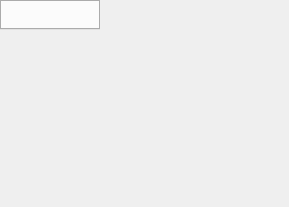
<?xml version="1.0" encoding="UTF-8"?>
<ui version="4.0">
 <class>MainWindow</class>
 <widget class="QMainWindow" name="MainWindow">
  <property name="windowModality">
   <enum>Qt::ApplicationModal</enum>
  </property>
  <property name="geometry">
   <rect>
    <x>0</x>
    <y>0</y>
    <width>289</width>
    <height>207</height>
   </rect>
  </property>
  <property name="sizePolicy">
   <sizepolicy hsizetype="Maximum" vsizetype="Maximum">
    <horstretch>0</horstretch>
    <verstretch>0</verstretch>
   </sizepolicy>
  </property>
  <property name="minimumSize">
   <size>
    <width>0</width>
    <height>0</height>
   </size>
  </property>
  <property name="font">
   <font>
    <family>华文楷体</family>
    <pointsize>12</pointsize>
    <weight>50</weight>
    <bold>false</bold>
   </font>
  </property>
  <property name="windowTitle">
   <string>三维重建</string>
  </property>
  <property name="windowIcon">
   <iconset>
    <normalon>:/new/file/camera1.png</normalon>
   </iconset>
  </property>
  <widget class="QTabWidget" name="centralWidget">
   <property name="sizePolicy">
    <sizepolicy hsizetype="Preferred" vsizetype="Preferred">
     <horstretch>0</horstretch>
     <verstretch>0</verstretch>
    </sizepolicy>
   </property>
  </widget>
  <action name="Managerview">
   <property name="icon">
    <iconset>
     <normaloff>:/new/file/set.png</normaloff>
     <normalon>set.png</normalon>:/new/file/set.png</iconset>
   </property>
   <property name="text">
    <string>设备视图</string>
   </property>
   <property name="toolTip">
    <string>设备视图</string>
   </property>
  </action>
  <action name="action_aboutProgram">
   <property name="icon">
    <iconset>
     <normaloff>:/new/file/set.png</normaloff>
     <normalon>:/new/prefix1/Resources/set.png</normalon>:/new/file/set.png</iconset>
   </property>
   <property name="text">
    <string>关于官网</string>
   </property>
  </action>
  <action name="Preview">
   <property name="icon">
    <iconset>
     <normaloff>:/new/file/display.png</normaloff>:/new/file/display.png</iconset>
   </property>
   <property name="text">
    <string>预览视图</string>
   </property>
   <property name="toolTip">
    <string>预览试图</string>
   </property>
  </action>
  <action name="Mapview">
   <property name="icon">
    <iconset>
     <normaloff>:/new/file/map.png</normaloff>:/new/file/map.png</iconset>
   </property>
   <property name="text">
    <string>地图视图</string>
   </property>
   <property name="toolTip">
    <string>地图视图</string>
   </property>
  </action>
  <action name="action_fourview">
   <property name="icon">
    <iconset>
     <normaloff>:/new/file/2x2.png</normaloff>:/new/file/2x2.png</iconset>
   </property>
   <property name="text">
    <string>四分屏</string>
   </property>
   <property name="toolTip">
    <string>四分屏</string>
   </property>
  </action>
  <action name="action_nineview">
   <property name="icon">
    <iconset>
     <normaloff>:/new/file/3x3.png</normaloff>:/new/file/3x3.png</iconset>
   </property>
   <property name="text">
    <string>九分屏</string>
   </property>
   <property name="toolTip">
    <string>九分屏</string>
   </property>
  </action>
  <action name="action_sixview">
   <property name="icon">
    <iconset>
     <normaloff>:/new/file/6.png</normaloff>:/new/file/6.png</iconset>
   </property>
   <property name="text">
    <string>六分屏</string>
   </property>
   <property name="toolTip">
    <string>六分屏</string>
   </property>
  </action>
  <action name="Systemview">
   <property name="icon">
    <iconset>
     <normaloff>:/new/file/computer.png</normaloff>:/new/file/computer.png</iconset>
   </property>
   <property name="text">
    <string>系统配置</string>
   </property>
   <property name="toolTip">
    <string>系统配置</string>
   </property>
  </action>
  <action name="actionAa">
   <property name="text">
    <string>用户管理</string>
   </property>
  </action>
  <action name="action">
   <property name="text">
    <string>监视点</string>
   </property>
  </action>
  <action name="action_2">
   <property name="text">
    <string>预览界面</string>
   </property>
  </action>
  <action name="action_3">
   <property name="text">
    <string>设备管理界面</string>
   </property>
  </action>
  <action name="action_4">
   <property name="text">
    <string>系统设置界面</string>
   </property>
  </action>
  <action name="action_5">
   <property name="text">
    <string>事件记录表</string>
   </property>
  </action>
  <action name="OpenFile">
   <property name="text">
    <string>打开文件</string>
   </property>
  </action>
 </widget>
 <layoutdefault spacing="6" margin="11"/>
 <resources/>
 <connections/>
</ui>
